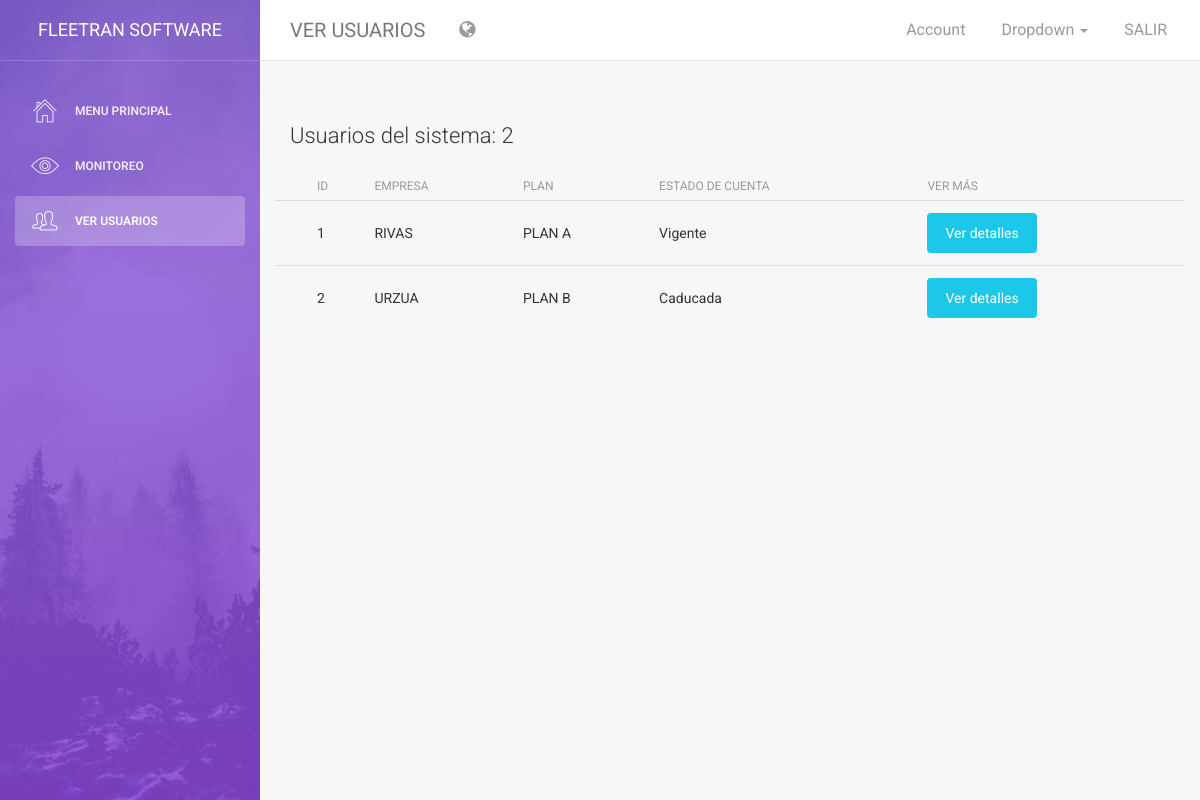
Page /admin/users.php (signed in) on the committed database.
### tables this page shows
CREATE TABLE menu_dinamico (
ID int auto_increment primary key,
NOMBRE varchar(30),
URL varchar(50),
ICONO varchar(50),
TIPO int(1)
);

CREATE TABLE empresa (
EMPRESA int auto_increment primary key,
PLAN int NOT NULL,
LOGO varchar(40) NOT NULL,
NOMBRE varchar(50) DEFAULT NULL,
F_REG date NOT NULL,
F_VEN date NOT NULL,
foreign key empresa(PLAN) references plan(PLAN)
);

CREATE TABLE plan (
PLAN int auto_increment primary key,
MONTO int(10) NOT NULL,
C_VEH int(3) NOT NULL,
C_ADM int(1) NOT NULL,
DESCR varchar(20) NOT NULL
);

### class/DAO.php (called while the page is built, shortened)
<?php
require('menu.php');
require('listaEmpresa.php');
class DAO{
	private $mi;
	private function conexion(){
		$this->mi = new MySQLi('localhost','root','','fleet');
	}
	public function menu_dinamico_adm(){
		$sql = "select nombre,url,icono from menu_dinamico where TIPO='1';";
		$lista = array();
		$st = $this->mi->query($sql);
		while($rs = $st->fetch_array(MYSQLI_BOTH)){
			$nom = $rs[0];
			$url = $rs[1];
			$ico = $rs[2];
			$M = new Menu($nom,$url,$ico);
			$lista[] = $M;
		}
		return $lista;
	}
	public function listarEmpresas(){
		$sql = "select empresa.empresa,empresa.nombre,empresa.logo,plan.descr,f_reg,empresa.f_ven,if(empresa.f_ven>curdate(),'Vigente','Caducada') as estado from empresa,plan where empresa.plan=plan.plan;";
		$lista = array();
		$st = $this->mi->query($sql);
		while($rs = $st->fetch_array(MYSQLI_BOTH)){
			$empresa = $rs[0];
			$nombre = $rs[1];
			$logo = $rs[2];
			$descr = $rs[3];
			$f_reg = $rs[4];
			$f_ven = $rs[5];
			$estado = $rs[6];
			$U = new listaEmpresa($empresa,$nombre,$logo,$descr,$f_reg,$f_ven,$estado);
			$lista[] = $U;
			}
		return $lista;
	}
}
?>

### class/menu.php (called while the page is built)
<?php
class Menu{
	private $nom,$url,$ico;
	public function Menu($nom,$url,$ico){
		$this->nom = $nom;
		$this->url = $url;
		$this->ico = $ico;
	}
	public function getNom(){
		return $this->nom;
	}
	public function getUrl(){
		return $this->url;
	}
	public function getIco(){
		return $this->ico;
	}
}
?>

### class/listaEmpresa.php (called while the page is built, shortened)
<?php
class listaEmpresa{
	private $empresa;
	private $nombre;
	private $descr;
	private $estado;
	public function listaEmpresa($empresa,$nombre,$logo,$descr,$f_reg,$f_ven,$estado){
		$this->empresa = $empresa;
		$this->nombre = $nombre;
		$this->descr = $descr;
		$this->estado = $estado;
	}
	public function getEmpresa(){
		return $this->empresa;
	}
	public function getNombre(){
		return $this->nombre;
	}
	public function getDescr(){
		return $this->descr;
	}
	public function getestado(){
		return $this->estado;
	}
}
?>

### admin/users.php (the view, shortened to what this page needs)
<!doctype html>
<html lang="es ">
<head>
<link href="../assets/css/bootstrap.min.css" rel="stylesheet" />
<link href="../assets/css/animate.min.css" rel="stylesheet"/>
<link href="../assets/css/light-bootstrap-dashboard.css?v=1.4.0" rel="stylesheet"/>
<link href="http://maxcdn.bootstrapcdn.com/font-awesome/4.2.0/css/font-awesome.min.css" rel="stylesheet">
<link href="../assets/css/pe-icon-7-stroke.css" rel="stylesheet" />
</head>
<body>
<div class="wrapper">
<div class="sidebar" data-color="purple" data-image="../assets/img/sidebar-5.jpg">
<div class="sidebar-wrapper">
<div class="logo">
<a href="admin.php" class="simple-text">
Fleetran Software
</a>
</div>
<ul class="nav">
<?php
	$Page = basename($_SERVER['PHP_SELF']);
	$Tittle = "";
	require('../class/dao.php');
	$d = new DAO();
	$cons_menu = $d->menu_dinamico_adm();
	$estado = "";
	for($i=0; $i<count($cons_menu); $i++){
		$get = $cons_menu[$i];
		if($Page==$get->getUrl()){$estado="class='active'";$Tittle=$get->getNom();}else{$estado="";}
		echo "<li ".$estado."><a href='".$get->getUrl()."'><i class='".$get->getIco()."'></i><p>".$get->getNom()."</p></a>";
	}
?>
</ul>
</div>
</div>
<div class="main-panel">
<nav class="navbar navbar-default navbar-fixed">
<div class="container-fluid">
<div class="navbar-header">
<?php echo "<a class='navbar-brand' href='".$Page."'>".strtoupper($Tittle)."</a>";?>
</div>
<div class="collapse navbar-collapse">
<ul class="nav navbar-nav navbar-left">
<li class="dropdown">
<a href="#" class="dropdown-toggle" data-toggle="dropdown">
<i class="fa fa-globe"></i>
</a>
</li>
</ul>
<ul class="nav navbar-nav navbar-right">
<li>
<a href="">
<p>Account</p>
</a>
</li>
<li class="dropdown">
<a href="#" class="dropdown-toggle" data-toggle="dropdown">
<p>
Dropdown
<b class="caret"></b>
</p>
</a>
</li>
<li>
<a href="../class/salir.php">
<p>SALIR</p>
</a>
</li>
</ul>
</div>
</div>
</nav>
<div class="content">
                <div class="container-fluid">
                    <div class="row">
                        <div class="col-md-12">
                                <div class="card-header ">
	<?php $l = new DAO();
	$usr = $l->listarEmpresas();
	echo '<h4 class="card-title">Usuarios del sistema: '.count($usr).'</h4>';
	?>
                                </div>
                                <div class="card-body table-full-width table-responsive">
                                    <table class="table table-hover table-striped">
                                        <thead>
                                            <th></th>
											<th>ID</th>
                                            <th>Empresa</th>
                                            <th>Plan</th>
											<th>Estado de cuenta</th>
											<th>Ver más</th>
                                        </thead>
                                        <tbody>
                                            	<?php
													for($i=0; $i<count($usr); $i++){
														$e = $usr[$i];
														echo '<td></td>';
														echo '<td>'.$e->getEmpresa().'</td>';
														echo '<td>'.$e->getNombre().'</td>';
														echo '<td>'.$e->getDescr().'</td>';
														echo '<td>'.$e->getEstado().'</td>';
														echo '<td><input type="button" class="btn btn-info btn-fill" value="Ver detalles"></td>';
													}
													?>
                                        </tbody>
                                    </table>
                            </div>
                        </div>
                    </div>
                </div>
            </div>
</div>
</div>
</body>
</html>

### rows in the picture
menu_dinamico: NOMBRE "MENU PRINCIPAL"
menu_dinamico: NOMBRE "MONITOREO"
menu_dinamico: NOMBRE "VER USUARIOS"
empresa: EMPRESA "1", NOMBRE "RIVAS", PLAN.DESCR "PLAN A", Estado "Vigente"
empresa: EMPRESA "2", NOMBRE "URZUA", PLAN.DESCR "PLAN B", Estado "Caducada"

### other values in the picture
count($usr) "2"
